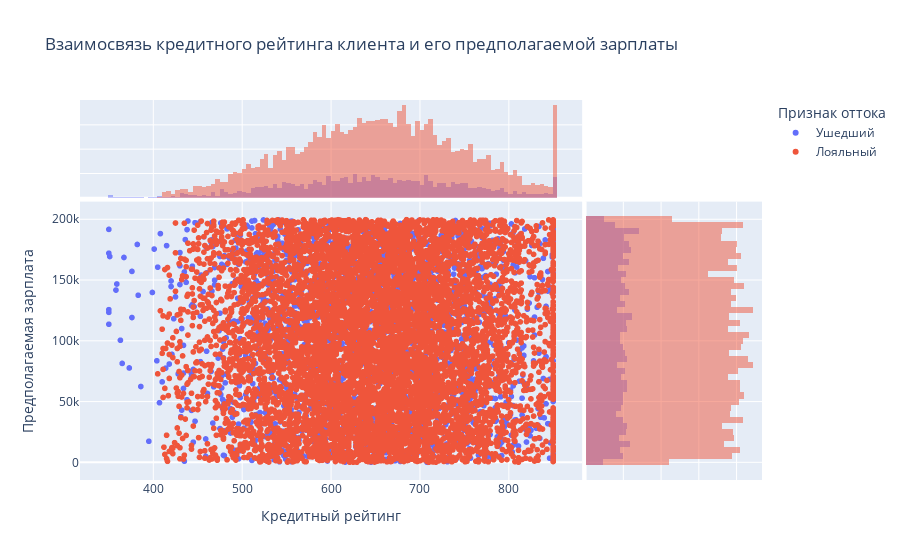

Here is the notebook cell this chart was saved with:
### Markdown cell above
## <center> **Задание 9.5**

### Code cell
fig = px.scatter(churn_df, 
    x='CreditScore', 
    y='EstimatedSalary',
    color='Exited',
    marginal_x="histogram",
    marginal_y="histogram",
    labels={'CreditScore':'Кредитный рейтинг', 'EstimatedSalary':'Предполагаемая зарплата', 'Exited':'Признак оттока'},
    title='Взаимосвязь кредитного рейтинга клиента и его предполагаемой зарплаты'
    )
fig.show()

### Figure 1 — Plotly figure (JSON) as saved in the notebook; plotly's stock layout.template omitted (floating-point values rounded to 4 significant figures; data arrays with more than 128 entries replaced by an {"elided": "..."} marker saying what was removed)
{"data": [{"hovertemplate": "Признак оттока=Ушедший<br>Кредитный рейтинг=%{x}<br>Предполагаемая зарплата=%{y}<extra></extra>", "legendgroup": "Ушедший", "marker": {"color": "#636efa", "symbol": "circle"}, "mode": "markers", "name": "Ушедший", "showlegend": true, "type": "scattergl", "x": {"elided": "2037 int values"}, "xaxis": "x", "y": {"elided": "2037 float values"}, "yaxis": "y"}, {"alignmentgroup": "True", "bingroup": "x", "hovertemplate": "Признак оттока=Ушедший<br>Кредитный рейтинг=%{x}<br>count=%{y}<extra></extra>", "legendgroup": "Ушедший", "marker": {"color": "#636efa"}, "name": "Ушедший", "offsetgroup": "Ушедший", "opacity": 0.5, "showlegend": false, "type": "histogram", "x": {"elided": "2037 int values"}, "xaxis": "x3", "yaxis": "y3"}, {"alignmentgroup": "True", "bingroup": "y", "hovertemplate": "Признак оттока=Ушедший<br>Предполагаемая зарплата=%{y}<br>count=%{x}<extra></extra>", "legendgroup": "Ушедший", "marker": {"color": "#636efa"}, "name": "Ушедший", "offsetgroup": "Ушедший", "opacity": 0.5, "showlegend": false, "type": "histogram", "xaxis": "x2", "y": {"elided": "2037 float values"}, "yaxis": "y2"}, {"hovertemplate": "Признак оттока=Лояльный<br>Кредитный рейтинг=%{x}<br>Предполагаемая зарплата=%{y}<extra></extra>", "legendgroup": "Лояльный", "marker": {"color": "#EF553B", "symbol": "circle"}, "mode": "markers", "name": "Лояльный", "showlegend": true, "type": "scattergl", "x": {"elided": "7963 int values"}, "xaxis": "x", "y": {"elided": "7963 float values"}, "yaxis": "y"}, {"alignmentgroup": "True", "bingroup": "x", "hovertemplate": "Признак оттока=Лояльный<br>Кредитный рейтинг=%{x}<br>count=%{y}<extra></extra>", "legendgroup": "Лояльный", "marker": {"color": "#EF553B"}, "name": "Лояльный", "offsetgroup": "Лояльный", "opacity": 0.5, "showlegend": false, "type": "histogram", "x": {"elided": "7963 int values"}, "xaxis": "x3", "yaxis": "y3"}, {"alignmentgroup": "True", "bingroup": "y", "hovertemplate": "Признак оттока=Лояльный<br>Предполагаемая зарплата=%{y}<br>count=%{x}<extra></extra>", "legendgroup": "Лояльный", "marker": {"color": "#EF553B"}, "name": "Лояльный", "offsetgroup": "Лояльный", "opacity": 0.5, "showlegend": false, "type": "histogram", "xaxis": "x2", "y": {"elided": "7963 float values"}, "yaxis": "y2"}], "layout": {"barmode": "overlay", "legend": {"title": {"text": "Признак оттока"}, "tracegroupgap": 0}, "title": {"text": "Взаимосвязь кредитного рейтинга клиента и его предполагаемой зарплаты"}, "xaxis": {"anchor": "y", "domain": [0, 0.7363], "title": {"text": "Кредитный рейтинг"}}, "xaxis2": {"anchor": "y2", "domain": [0.7413, 1], "matches": "x2", "showgrid": true, "showline": false, "showticklabels": false, "ticks": ""}, "xaxis3": {"anchor": "y3", "domain": [0, 0.7363], "matches": "x", "showgrid": true, "showticklabels": false}, "xaxis4": {"anchor": "y4", "domain": [0.7413, 1], "matches": "x2", "showgrid": true, "showline": false, "showticklabels": false, "ticks": ""}, "yaxis": {"anchor": "x", "domain": [0, 0.7326], "title": {"text": "Предполагаемая зарплата"}}, "yaxis2": {"anchor": "x2", "domain": [0, 0.7326], "matches": "y", "showgrid": true, "showticklabels": false}, "yaxis3": {"anchor": "x3", "domain": [0.7426, 1], "matches": "y3", "showgrid": true, "showline": false, "showticklabels": false, "ticks": ""}, "yaxis4": {"anchor": "x4", "domain": [0.7426, 1], "matches": "y3", "showgrid": true, "showline": false, "showticklabels": false, "ticks": ""}}}
